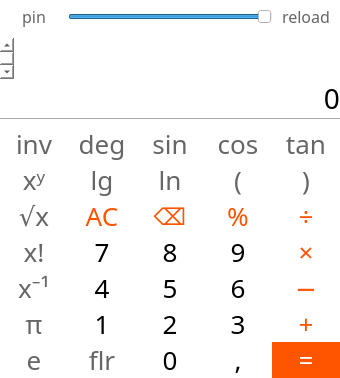
<?xml version="1.0" encoding="UTF-8"?>
<ui version="4.0">
 <class>Calculator</class>
 <widget class="QMainWindow" name="Calculator">
  <property name="geometry">
   <rect>
    <x>0</x>
    <y>0</y>
    <width>340</width>
    <height>378</height>
   </rect>
  </property>
  <property name="minimumSize">
   <size>
    <width>340</width>
    <height>378</height>
   </size>
  </property>
  <property name="windowTitle">
   <string>Calculator</string>
  </property>
  <property name="styleSheet">
   <string notr="true">QWidget
{
	background-color: white;
	color: black;
	font-family: Cascadia Mono;
	font-size: 26px;
}

QPushButton#b_pin,
QPushButton#b_reload
{
	font-size: 16px;
}

QPushButton#b_delete
{
	font-size: 23px;
}

QLabel#label
{
	font-size: 28px;
}

QLabel#history
{
	font-size: 18px;
}

QPushButton
{
	border: none;
}

QPushButton:hover
{
	background-color: rgba(255,85,0,0.2);
}

QPushButton:pressed
{
	background-color: rgba(255,85,0,0.3);
}

QLabel#history,
QPushButton
{
	color: rgba(0, 0, 0, 0.6);
}

QPushButton#b_0,
QPushButton#b_1,
QPushButton#b_2,
QPushButton#b_3,
QPushButton#b_4,
QPushButton#b_5,
QPushButton#b_6,
QPushButton#b_7,
QPushButton#b_8,
QPushButton#b_9,
QPushButton#b_dot
{
	color: black;
}

QPushButton#b_plus,
QPushButton#b_minus,
QPushButton#b_divide,
QPushButton#b_multiply,
QPushButton#b_delete,
QPushButton#b_clear,
QPushButton#b_percent
{
	color: rgba(255,85,0,1.0);
}

QPushButton#b_enter
{
	background-color: rgba(255,85,0,1.0);
	color: white;
}

QPushButton#b_enter:hover
{
	background-color: rgba(255,85,0,0.8);
}

QPushButton#b_enter:pressed
{
	background-color: rgba(255,85,0,0.7);
}



</string>
  </property>
  <widget class="QWidget" name="centralwidget">
   <layout class="QGridLayout" name="gridLayout">
    <property name="leftMargin">
     <number>0</number>
    </property>
    <property name="topMargin">
     <number>0</number>
    </property>
    <property name="rightMargin">
     <number>0</number>
    </property>
    <property name="bottomMargin">
     <number>0</number>
    </property>
    <property name="spacing">
     <number>0</number>
    </property>
    <item row="0" column="0">
     <layout class="QGridLayout" name="gridLayout_2">
      <property name="leftMargin">
       <number>0</number>
      </property>
      <property name="rightMargin">
       <number>0</number>
      </property>
      <property name="spacing">
       <number>0</number>
      </property>
      <item row="8" column="4">
       <widget class="QPushButton" name="b_br_open">
        <property name="font">
         <font>
          <family>Cascadia Mono</family>
          <pointsize>-1</pointsize>
         </font>
        </property>
        <property name="text">
         <string>(</string>
        </property>
       </widget>
      </item>
      <item row="10" column="5">
       <widget class="QPushButton" name="b_multiply">
        <property name="font">
         <font>
          <family>Cascadia Mono</family>
          <pointsize>-1</pointsize>
         </font>
        </property>
        <property name="text">
         <string>×</string>
        </property>
        <property name="icon">
         <iconset theme="edit-cut">
          <normaloff>.</normaloff>.</iconset>
        </property>
       </widget>
      </item>
      <item row="13" column="4">
       <widget class="QPushButton" name="b_dot">
        <property name="font">
         <font>
          <family>Cascadia Mono</family>
          <pointsize>-1</pointsize>
         </font>
        </property>
        <property name="text">
         <string>,</string>
        </property>
       </widget>
      </item>
      <item row="11" column="4">
       <widget class="QPushButton" name="b_6">
        <property name="font">
         <font>
          <family>Cascadia Mono</family>
          <pointsize>-1</pointsize>
         </font>
        </property>
        <property name="text">
         <string>6</string>
        </property>
       </widget>
      </item>
      <item row="13" column="5">
       <widget class="QPushButton" name="b_enter">
        <property name="font">
         <font>
          <family>Cascadia Mono</family>
          <pointsize>-1</pointsize>
         </font>
        </property>
        <property name="text">
         <string>=</string>
        </property>
       </widget>
      </item>
      <item row="7" column="3">
       <widget class="QPushButton" name="b_sin">
        <property name="font">
         <font>
          <family>Cascadia Mono</family>
          <pointsize>-1</pointsize>
         </font>
        </property>
        <property name="text">
         <string>sin</string>
        </property>
       </widget>
      </item>
      <item row="8" column="1">
       <widget class="QPushButton" name="b_power">
        <property name="font">
         <font>
          <family>Cascadia Mono</family>
          <pointsize>-1</pointsize>
         </font>
        </property>
        <property name="text">
         <string>xʸ</string>
        </property>
       </widget>
      </item>
      <item row="7" column="1">
       <widget class="QPushButton" name="b_inverse">
        <property name="font">
         <font>
          <family>Cascadia Mono</family>
          <pointsize>-1</pointsize>
         </font>
        </property>
        <property name="text">
         <string>inv</string>
        </property>
       </widget>
      </item>
      <item row="6" column="1" colspan="5">
       <spacer name="verticalSpacer">
        <property name="orientation">
         <enum>Qt::Vertical</enum>
        </property>
        <property name="sizeType">
         <enum>QSizePolicy::Fixed</enum>
        </property>
        <property name="sizeHint" stdset="0">
         <size>
          <width>20</width>
          <height>5</height>
         </size>
        </property>
       </spacer>
      </item>
      <item row="10" column="4">
       <widget class="QPushButton" name="b_9">
        <property name="font">
         <font>
          <family>Cascadia Mono</family>
          <pointsize>-1</pointsize>
         </font>
        </property>
        <property name="text">
         <string>9</string>
        </property>
       </widget>
      </item>
      <item row="3" column="1" colspan="5">
       <widget class="QScrollArea" name="scrollArea">
        <property name="layoutDirection">
         <enum>Qt::RightToLeft</enum>
        </property>
        <property name="frameShape">
         <enum>QFrame::NoFrame</enum>
        </property>
        <property name="verticalScrollBarPolicy">
         <enum>Qt::ScrollBarAsNeeded</enum>
        </property>
        <property name="horizontalScrollBarPolicy">
         <enum>Qt::ScrollBarAlwaysOff</enum>
        </property>
        <property name="widgetResizable">
         <bool>true</bool>
        </property>
        <property name="alignment">
         <set>Qt::AlignBottom|Qt::AlignHCenter</set>
        </property>
        <widget class="QWidget" name="scrollAreaWidgetContents_6">
         <property name="geometry">
          <rect>
           <x>0</x>
           <y>0</y>
           <width>338</width>
           <height>64</height>
          </rect>
         </property>
         <layout class="QVBoxLayout" name="verticalLayout_5">
          <item>
           <widget class="QLabel" name="history">
            <property name="font">
             <font>
              <family>Cascadia Mono</family>
              <pointsize>-1</pointsize>
             </font>
            </property>
            <property name="text">
             <string/>
            </property>
            <property name="textFormat">
             <enum>Qt::RichText</enum>
            </property>
            <property name="alignment">
             <set>Qt::AlignBottom|Qt::AlignRight|Qt::AlignTrailing</set>
            </property>
            <property name="textInteractionFlags">
             <set>Qt::LinksAccessibleByMouse|Qt::TextSelectableByMouse</set>
            </property>
           </widget>
          </item>
         </layout>
        </widget>
       </widget>
      </item>
      <item row="10" column="1">
       <widget class="QPushButton" name="b_factorial">
        <property name="font">
         <font>
          <family>Cascadia Mono</family>
          <pointsize>-1</pointsize>
         </font>
        </property>
        <property name="text">
         <string>x!</string>
        </property>
       </widget>
      </item>
      <item row="1" column="2" colspan="3">
       <widget class="QSlider" name="opacity_slider">
        <property name="minimum">
         <number>30</number>
        </property>
        <property name="maximum">
         <number>100</number>
        </property>
        <property name="value">
         <number>100</number>
        </property>
        <property name="orientation">
         <enum>Qt::Horizontal</enum>
        </property>
       </widget>
      </item>
      <item row="2" column="1" colspan="5">
       <spacer name="verticalSpacer_2">
        <property name="orientation">
         <enum>Qt::Vertical</enum>
        </property>
        <property name="sizeType">
         <enum>QSizePolicy::Fixed</enum>
        </property>
        <property name="sizeHint" stdset="0">
         <size>
          <width>20</width>
          <height>10</height>
         </size>
        </property>
       </spacer>
      </item>
      <item row="0" column="1" colspan="5">
       <spacer name="verticalSpacer_3">
        <property name="orientation">
         <enum>Qt::Vertical</enum>
        </property>
        <property name="sizeType">
         <enum>QSizePolicy::Fixed</enum>
        </property>
        <property name="sizeHint" stdset="0">
         <size>
          <width>20</width>
          <height>5</height>
         </size>
        </property>
       </spacer>
      </item>
      <item row="10" column="3">
       <widget class="QPushButton" name="b_8">
        <property name="font">
         <font>
          <family>Cascadia Mono</family>
          <pointsize>-1</pointsize>
         </font>
        </property>
        <property name="text">
         <string>8</string>
        </property>
       </widget>
      </item>
      <item row="12" column="2">
       <widget class="QPushButton" name="b_1">
        <property name="font">
         <font>
          <family>Cascadia Mono</family>
          <pointsize>-1</pointsize>
         </font>
        </property>
        <property name="text">
         <string>1</string>
        </property>
       </widget>
      </item>
      <item row="5" column="1" colspan="5">
       <widget class="Line" name="line">
        <property name="orientation">
         <enum>Qt::Horizontal</enum>
        </property>
       </widget>
      </item>
      <item row="8" column="5">
       <widget class="QPushButton" name="b_br_close">
        <property name="font">
         <font>
          <family>Cascadia Mono</family>
          <pointsize>-1</pointsize>
         </font>
        </property>
        <property name="text">
         <string>)</string>
        </property>
       </widget>
      </item>
      <item row="7" column="5">
       <widget class="QPushButton" name="b_tan">
        <property name="font">
         <font>
          <family>Cascadia Mono</family>
          <pointsize>-1</pointsize>
         </font>
        </property>
        <property name="text">
         <string>tan</string>
        </property>
       </widget>
      </item>
      <item row="8" column="3">
       <widget class="QPushButton" name="b_ln">
        <property name="font">
         <font>
          <family>Cascadia Mono</family>
          <pointsize>-1</pointsize>
         </font>
        </property>
        <property name="text">
         <string>ln</string>
        </property>
       </widget>
      </item>
      <item row="9" column="2">
       <widget class="QPushButton" name="b_clear">
        <property name="font">
         <font>
          <family>Cascadia Mono</family>
          <pointsize>-1</pointsize>
         </font>
        </property>
        <property name="text">
         <string>AC</string>
        </property>
       </widget>
      </item>
      <item row="12" column="5">
       <widget class="QPushButton" name="b_plus">
        <property name="font">
         <font>
          <family>Cascadia Mono</family>
          <pointsize>-1</pointsize>
         </font>
        </property>
        <property name="mouseTracking">
         <bool>true</bool>
        </property>
        <property name="text">
         <string>+</string>
        </property>
       </widget>
      </item>
      <item row="11" column="5">
       <widget class="QPushButton" name="b_minus">
        <property name="font">
         <font>
          <family>Cascadia Mono</family>
          <pointsize>-1</pointsize>
         </font>
        </property>
        <property name="text">
         <string>−</string>
        </property>
       </widget>
      </item>
      <item row="9" column="1">
       <widget class="QPushButton" name="b_sqrt">
        <property name="font">
         <font>
          <family>Cascadia Mono</family>
          <pointsize>-1</pointsize>
         </font>
        </property>
        <property name="text">
         <string>√x</string>
        </property>
       </widget>
      </item>
      <item row="1" column="1">
       <widget class="QPushButton" name="b_pin">
        <property name="font">
         <font>
          <family>Cascadia Mono</family>
          <pointsize>-1</pointsize>
         </font>
        </property>
        <property name="mouseTracking">
         <bool>true</bool>
        </property>
        <property name="text">
         <string>pin</string>
        </property>
       </widget>
      </item>
      <item row="9" column="3">
       <widget class="QPushButton" name="b_delete">
        <property name="font">
         <font>
          <family>Cascadia Mono</family>
          <pointsize>-1</pointsize>
         </font>
        </property>
        <property name="text">
         <string>⌫</string>
        </property>
       </widget>
      </item>
      <item row="7" column="4">
       <widget class="QPushButton" name="b_cos">
        <property name="font">
         <font>
          <family>Cascadia Mono</family>
          <pointsize>-1</pointsize>
         </font>
        </property>
        <property name="text">
         <string>cos</string>
        </property>
       </widget>
      </item>
      <item row="11" column="2">
       <widget class="QPushButton" name="b_4">
        <property name="font">
         <font>
          <family>Cascadia Mono</family>
          <pointsize>-1</pointsize>
         </font>
        </property>
        <property name="text">
         <string>4</string>
        </property>
       </widget>
      </item>
      <item row="11" column="3">
       <widget class="QPushButton" name="b_5">
        <property name="font">
         <font>
          <family>Cascadia Mono</family>
          <pointsize>-1</pointsize>
         </font>
        </property>
        <property name="text">
         <string>5</string>
        </property>
       </widget>
      </item>
      <item row="9" column="5">
       <widget class="QPushButton" name="b_divide">
        <property name="font">
         <font>
          <family>Cascadia Mono</family>
          <pointsize>-1</pointsize>
         </font>
        </property>
        <property name="text">
         <string>÷</string>
        </property>
       </widget>
      </item>
      <item row="1" column="5">
       <widget class="QPushButton" name="b_reload">
        <property name="font">
         <font>
          <family>Cascadia Mono</family>
          <pointsize>-1</pointsize>
         </font>
        </property>
        <property name="mouseTracking">
         <bool>true</bool>
        </property>
        <property name="text">
         <string>reload</string>
        </property>
       </widget>
      </item>
      <item row="8" column="2">
       <widget class="QPushButton" name="b_lg">
        <property name="font">
         <font>
          <family>Cascadia Mono</family>
          <pointsize>-1</pointsize>
         </font>
        </property>
        <property name="text">
         <string>lg</string>
        </property>
       </widget>
      </item>
      <item row="12" column="3">
       <widget class="QPushButton" name="b_2">
        <property name="font">
         <font>
          <family>Cascadia Mono</family>
          <pointsize>-1</pointsize>
         </font>
        </property>
        <property name="text">
         <string>2</string>
        </property>
       </widget>
      </item>
      <item row="4" column="1" colspan="5">
       <widget class="QLabel" name="label">
        <property name="font">
         <font>
          <family>Cascadia Mono</family>
          <pointsize>-1</pointsize>
         </font>
        </property>
        <property name="text">
         <string>0</string>
        </property>
        <property name="textFormat">
         <enum>Qt::PlainText</enum>
        </property>
        <property name="alignment">
         <set>Qt::AlignRight|Qt::AlignTrailing|Qt::AlignVCenter</set>
        </property>
        <property name="margin">
         <number>10</number>
        </property>
        <property name="textInteractionFlags">
         <set>Qt::LinksAccessibleByMouse|Qt::TextSelectableByMouse</set>
        </property>
       </widget>
      </item>
      <item row="7" column="2">
       <widget class="QPushButton" name="b_anglemode">
        <property name="font">
         <font>
          <family>Cascadia Mono</family>
          <pointsize>-1</pointsize>
         </font>
        </property>
        <property name="text">
         <string>deg</string>
        </property>
       </widget>
      </item>
      <item row="12" column="4">
       <widget class="QPushButton" name="b_3">
        <property name="font">
         <font>
          <family>Cascadia Mono</family>
          <pointsize>-1</pointsize>
         </font>
        </property>
        <property name="text">
         <string>3</string>
        </property>
       </widget>
      </item>
      <item row="9" column="4">
       <widget class="QPushButton" name="b_percent">
        <property name="font">
         <font>
          <family>Cascadia Mono</family>
          <pointsize>-1</pointsize>
         </font>
        </property>
        <property name="text">
         <string>%</string>
        </property>
       </widget>
      </item>
      <item row="12" column="1">
       <widget class="QPushButton" name="b_pi">
        <property name="font">
         <font>
          <family>Cascadia Mono</family>
          <pointsize>-1</pointsize>
         </font>
        </property>
        <property name="text">
         <string>π</string>
        </property>
       </widget>
      </item>
      <item row="13" column="1">
       <widget class="QPushButton" name="b_e">
        <property name="font">
         <font>
          <family>Cascadia Mono</family>
          <pointsize>-1</pointsize>
         </font>
        </property>
        <property name="text">
         <string>e</string>
        </property>
       </widget>
      </item>
      <item row="10" column="2">
       <widget class="QPushButton" name="b_7">
        <property name="font">
         <font>
          <family>Cascadia Mono</family>
          <pointsize>-1</pointsize>
         </font>
        </property>
        <property name="text">
         <string>7</string>
        </property>
       </widget>
      </item>
      <item row="13" column="3">
       <widget class="QPushButton" name="b_0">
        <property name="font">
         <font>
          <family>Cascadia Mono</family>
          <pointsize>-1</pointsize>
         </font>
        </property>
        <property name="text">
         <string>0</string>
        </property>
       </widget>
      </item>
      <item row="11" column="1">
       <widget class="QPushButton" name="b_1divx">
        <property name="font">
         <font>
          <family>Cascadia Mono</family>
          <pointsize>-1</pointsize>
         </font>
        </property>
        <property name="text">
         <string>x⁻¹</string>
        </property>
       </widget>
      </item>
      <item row="13" column="2">
       <widget class="QPushButton" name="b_floor">
        <property name="font">
         <font>
          <family>Cascadia Mono</family>
          <pointsize>-1</pointsize>
         </font>
        </property>
        <property name="text">
         <string>flr</string>
        </property>
       </widget>
      </item>
     </layout>
    </item>
   </layout>
  </widget>
 </widget>
 <tabstops>
  <tabstop>b_0</tabstop>
  <tabstop>b_1</tabstop>
  <tabstop>b_2</tabstop>
  <tabstop>b_3</tabstop>
  <tabstop>b_4</tabstop>
  <tabstop>b_5</tabstop>
  <tabstop>b_6</tabstop>
  <tabstop>b_7</tabstop>
  <tabstop>b_8</tabstop>
  <tabstop>b_9</tabstop>
  <tabstop>b_dot</tabstop>
  <tabstop>b_plus</tabstop>
  <tabstop>b_minus</tabstop>
  <tabstop>b_multiply</tabstop>
  <tabstop>b_divide</tabstop>
  <tabstop>b_percent</tabstop>
  <tabstop>b_delete</tabstop>
  <tabstop>b_clear</tabstop>
  <tabstop>b_e</tabstop>
  <tabstop>b_pi</tabstop>
  <tabstop>b_factorial</tabstop>
  <tabstop>b_sqrt</tabstop>
  <tabstop>b_power</tabstop>
  <tabstop>b_lg</tabstop>
  <tabstop>b_ln</tabstop>
  <tabstop>b_br_open</tabstop>
  <tabstop>b_br_close</tabstop>
  <tabstop>b_tan</tabstop>
  <tabstop>b_cos</tabstop>
  <tabstop>b_sin</tabstop>
  <tabstop>b_anglemode</tabstop>
  <tabstop>b_enter</tabstop>
  <tabstop>scrollArea</tabstop>
 </tabstops>
 <resources/>
 <connections/>
</ui>
